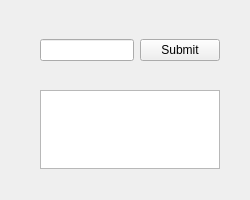
<?xml version="1.0" encoding="UTF-8"?>
<ui version="4.0">
 <class>Echo</class>
 <widget class="QWidget" name="Echo">
  <property name="geometry">
   <rect>
    <x>0</x>
    <y>0</y>
    <width>250</width>
    <height>200</height>
   </rect>
  </property>
  <property name="windowTitle">
   <string>Echo</string>
  </property>
  <widget class="QTextBrowser" name="textBrowser">
   <property name="geometry">
    <rect>
     <x>40</x>
     <y>90</y>
     <width>180</width>
     <height>79</height>
    </rect>
   </property>
  </widget>
  <widget class="QWidget" name="horizontalLayoutWidget">
   <property name="geometry">
    <rect>
     <x>40</x>
     <y>30</y>
     <width>180</width>
     <height>41</height>
    </rect>
   </property>
   <layout class="QHBoxLayout" name="horizontalLayout">
    <item>
     <widget class="QLineEdit" name="inputEdit"/>
    </item>
    <item>
     <widget class="QPushButton" name="submitButton">
      <property name="text">
       <string>Submit</string>
      </property>
     </widget>
    </item>
   </layout>
  </widget>
 </widget>
 <resources/>
 <connections/>
</ui>
